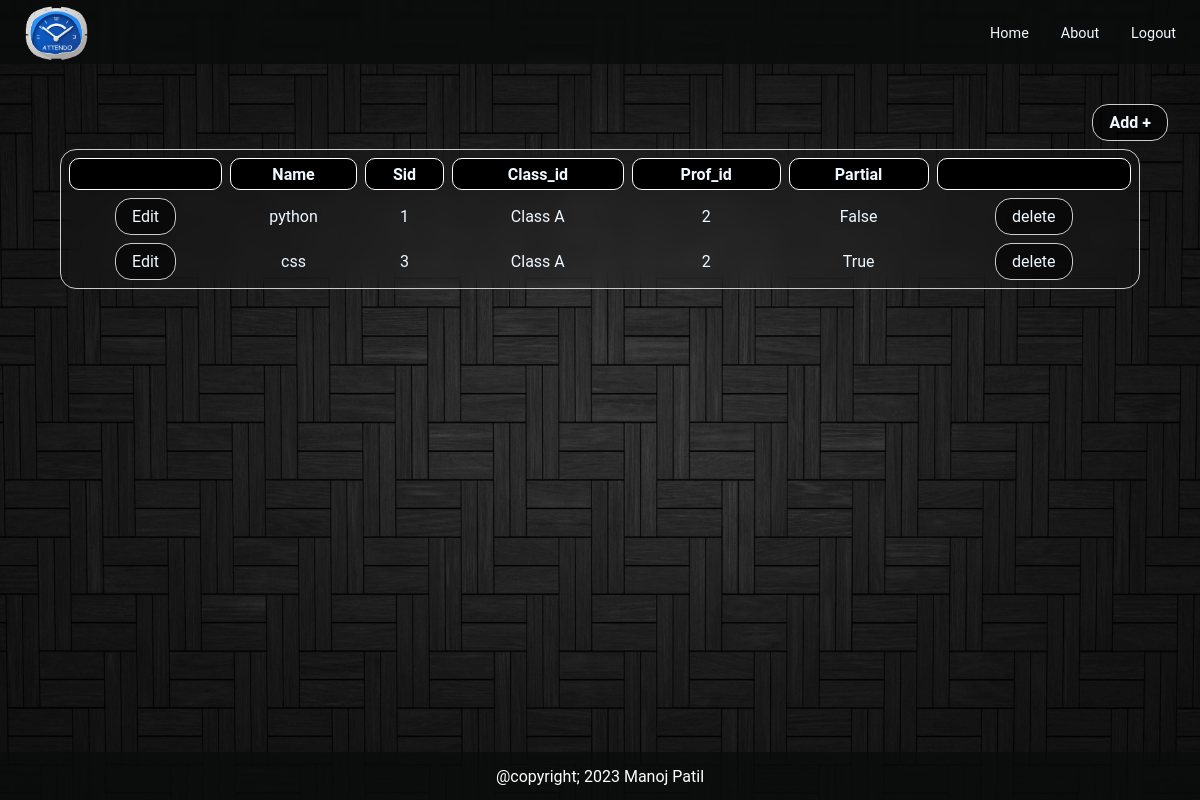
The app's page /edit/sub (signed in) with its own data.
### mainapp/models.py (models this page shows, shortened)
class Subject(models.Model):
    name = models.CharField(max_length=200)
    sid = models.CharField(max_length=200,primary_key=True)
    Class = models.ForeignKey(Class,on_delete=models.CASCADE,null=True,blank=True)
    prof = models.ForeignKey(User,null=True,blank=True,on_delete=models.SET_NULL)
    partial = models.BooleanField(default=False)
    students= models.ManyToManyField(Student,blank=True)

### mainapp/views.py (the view)
# urls.py: path('edit/<str:option>', edit, name='edit'),
@login_required(login_url="/login/")
def edit(request,option):
    if option=='stud':
        attr=[f.attname for f in Student._meta.fields]
        data=Student.objects.all()
    elif option=='class':
        attr=[f.attname for f in Class._meta.fields]
        data=Class.objects.all()
    elif option=='sub':
        attr=[f.attname for f in Subject._meta.fields]
        data=Subject.objects.all()
    elif option=='prof':
        attr=['id', 'username', 'first_name', 'last_name', 'email']
        data=User.objects.all()
    elif option=='list':
        attr=[f.attname for f in StudentList._meta.fields]
        data=StudentList.objects.all()
    return render(request,'mainapp/edit.html',{'option':option,'attr':attr,'data':data})

### mainapp/templatetags/getattribute.py (called while the page is built)
def getattribute(value, arg):
    if hasattr(value, str(arg)):
        return getattr(value, arg)
    elif hasattr(value, 'has_key') and value.has_key(arg):
        return value[arg]
    elif numeric_test.match(str(arg)) and len(value) > int(arg):
        return value[int(arg)]
    else:
        return settings.TEMPLATE_STRING_IF_INVALID

### mainapp/templates/mainapp/edit.html (shortened to what this page needs)
{% extends 'base.html' %}
{% load static %}
{% block css %}
{% load getattribute %}
<link rel="stylesheet" href="{% static 'mainapp/edit.css' %}">
{% endblock css %}
{% block content %}
<div class="add-section">
    <a class="add" {% if option == 'list' %}href="/list/sheet/00" {% else %}href="/editmain/{{option}}/00"{% endif %}>Add +</a>
</div>
<div class="block">
        <table class="inner-block">
        <thead>
            <tr class="header">
                <th></th>
                {% for a in attr %}
                <th>{{a}}</th>
                {%endfor%}
                <th></th>
            </tr>
        </thead>
        <tbody>
            {% for value in data %}
            <tr>
                <td class="edit-outer"><a class="edit" {% if option == 'list' %}href="/list/sheet/{{value.pk}}" {% else %}href="/editmain/{{option}}/{{value.pk}}"{% endif %}>Edit</a></td>
                {% for a in attr %}
            <td>{{ value|getattribute:a }}</td>
            {%endfor%}
            <td class="edit-outer"><a class="edit" href="" onclick="deletethis(this)">delete</a></td>
            </tr>
            {%endfor%}
            </tbody>
        </table>
</div>
{% endblock content %}

### mainapp/static/base.css (style rules this page uses)
* { margin:0px; padding:0px; box-sizing: border-box; color: aliceblue; }
html,body { height:100%; width:100%; font-family: 'Roboto', sans-serif; color:aliceblue; z-index: -1; }
body { background: url('images/wallpaper.jpg'); background-repeat: no-repeat; background-size: cover; }

### mainapp/static/mainapp/edit.css (style rules this page uses)
.block { display: flex; width: 100%; overflow-y: auto; height: calc(100vh - 14rem); justify-content: center; align-items: flex-start; }
.add-section { display: flex; flex-direction: row; justify-content: flex-end; gap:2rem; padding:.5rem 2rem .5rem 0; }
.add-section>* { font-weight: bold; background-color: #00000091; padding: .5rem 1rem; border-radius: 1rem; border: 1px solid #ccc; cursor: pointer; }
.inner-block { backdrop-filter: blur(10px); width: 90%; border-radius: 1rem; border: 1px solid #ccc; border-spacing: .5rem; }
th { text-transform: capitalize; padding:.2rem; position: sticky; top: 0; background: black; border-radius: 10px; border: solid 1px white; border-spacing: 2rem; height:2rem; box-sizing: border-box; }
.edit { background-color: #00000091; padding: .5rem 1rem; border-radius: 1rem; border: 1px solid #ccc; cursor: pointer; }
.edit-outer { display: flex; justify-content: center; }
td { text-align: center; }
a { text-decoration: none; }

### records on screen
Subject: attr "python" "1" "Class A" "2" "False"
Subject: attr "css" "3" "Class A" "2" "True"

### other values on screen
{{ a }} "Name" "Sid" "Class_id" "Prof_id" "Partial"
